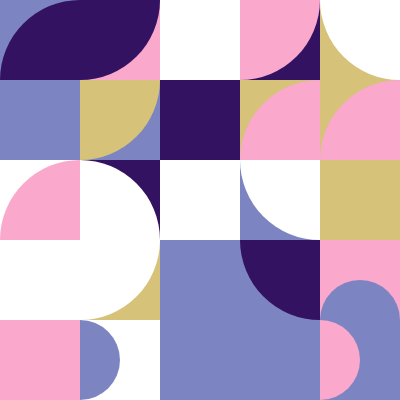
Frame 1 (no input)
Frame 60 (no input): identical to frame 1, image omitted
Frame 120 (the mouse pressed at the canvas centre since frame 60): identical to frame 1, image omitted

The p5.js sketch that drew this single still picture (run headless with seeded random() and noise() and a simulated clock; from frame 60 on, the mouse is pressed at the canvas centre):

// p5.js sketch
// ── sketch.js
let colourPalettes = [
  ['#102D69', '#2298DF', '#2298DF', '#F5C3DD', '#F5C3DD', '#F5C3DD', '#FFFFFF', '#D5C584'],
  ["#003854", "#1AB8B0", "#FAA8CC", "#FFFFFF"],
  ['#331261', '#7C85C1', '#FAA8CC', '#D6C278', '#FFFFFF'],
  // ['#570047', '#FAA8CC', '#FF5758','#F990A8'],
  // ['#CADCFC', '#8AB6F9', '#00246B'],
  // ['#CEE6F2', '#E3867D', '#962E2A'],
  // ['#DDDBDE', '#656E77', '#3B373B']
];
let gridSize = 80;
let gridNum = 5;
let selectedPal;
let circles = [];
let tiles = [];

class Tile {
  constructor(x, y, colPal) {
    this.x = x;
    this.y = y;
    this.colPal = colPal;
    this.bgCol = random(this.colPal);
    this.patternCol = random(this.colPal);
    this.size = gridSize;
    this.angle = random([0, HALF_PI, PI, HALF_PI * 3]);
    this.pattern = random(); // assign a random value to decide pattern
  }

  display() {
    push();
    translate(this.x, this.y);
    rotate(this.angle);
    fill(this.bgCol);
    square(0, 0, this.size);
    fill(this.patternCol);

    // double scale pattern
    // if (this.pattern >0.8){
    //   scale(2)
    //   translate(-this.size/4, -this.size/4)
    // }

    if (this.pattern > 0.8) {
      // semi circle
      arc(0, -this.size / 2, this.size, this.size, 0, PI);
    } else if (this.pattern > 0.03) {
      // quater
      arc(
        -this.size / 2,
        -this.size / 2,
        this.size * 2,
        this.size * 2,
        0,
        HALF_PI
      );
    }
    pop();
  }
}

function setup() {
  createCanvas(400, 400);
  selectedPal = random(colourPalettes); // select the colour palette
  background(255);
  noStroke();
  rectMode(CENTER);

  let seed = floor(random() * 1000);
  randomSeed(seed);

  for (let x = 0; x < gridNum; x++) {
    tiles[x] = [];
    let xPos = map(x, 0, gridNum, 0 + gridSize / 2, width + gridSize / 2);
    for (let y = 0; y < gridNum; y++) {
      let yPos = map(y, 0, gridNum, 0 + gridSize / 2, height + gridSize / 2);
      tiles[x].push(new Tile(xPos, yPos, selectedPal));
    }
  }
}

function draw() {
  for (let col of tiles) {
    for (let tile of col) {
      tile.display();
    }
  }
}

// click on a tile to rotate the tile
function mouseClicked() {
  if (
    mouseX >= 0 &&
    mouseX <= gridSize * gridNum &&
    mouseY >= 0 &&
    mouseY <= gridSize * gridNum
  ) {
    let selectedX = floor(mouseX / gridSize);
    let selectedY = floor(mouseY / gridSize);
    tiles[selectedX][selectedY].angle += HALF_PI;
  }
}

// hover over a tile and tap space bar to regenerate that specific tile
function keyPressed() {
  // press any key to change the tile's pattern
  if (
    mouseX >= 0 &&
    mouseX <= gridSize * gridNum &&
    mouseY >= 0 &&
    mouseY <= gridSize * gridNum
  ) {
    let selectedX = floor(mouseX / gridSize);
    let selectedY = floor(mouseY / gridSize);
    let selectedTile = tiles[selectedX][selectedY];
    selectedTile.pattern = random();
    selectedTile.bgCol = random(selectedTile.colPal);
    selectedTile.patternCol = random(selectedTile.colPal);
  }
}
